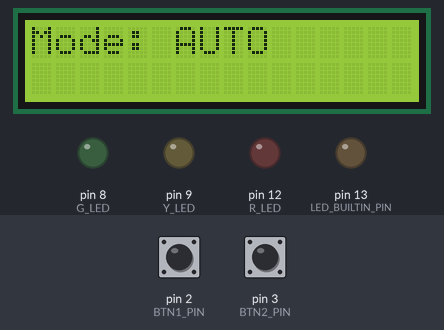
Bench run of a sketch on a simulated Arduino Uno, built with avr-gcc and run on an emulated ATmega328P. On the bench: 16×2 character LCD, output pins drawn as LEDs (lit = HIGH). The test bench sets the inputs (shaded band); at power-on: pin 2 (BTN1_PIN) LOW, pin 3 (BTN2_PIN) LOW. What the sketch prints to the serial monitor is not drawn.

Above: at 1.2 s.
1.3 s: pin 2 (BTN1_PIN) pulled HIGH for 0.15 s
At 2.1 s:
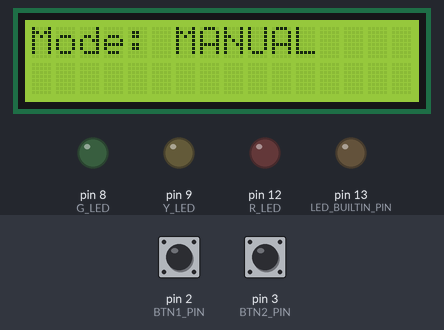
2.9 s: pin 3 (BTN2_PIN) pulled HIGH for 0.15 s
At 3.5 s:
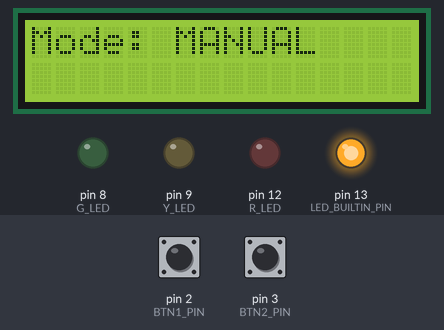
4.5 s: pin 2 (BTN1_PIN) pulled HIGH for 1 s
At 6.5 s:
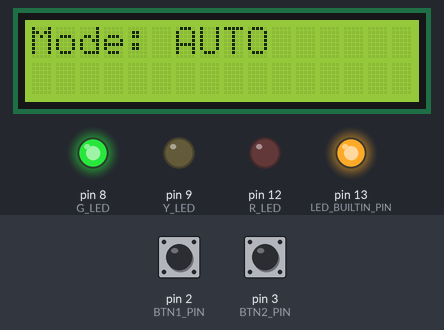
8.5 s: pin 2 (BTN1_PIN) pulled HIGH for 0.15 s
At 9.8 s:
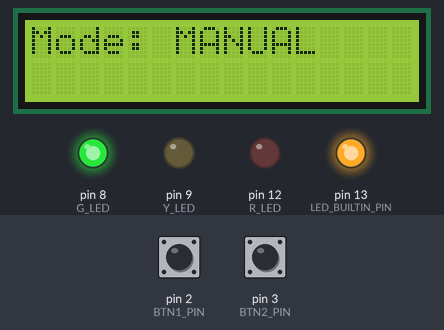
10.1 s: pin 3 (BTN2_PIN) pulled HIGH for 1 s
At 11.5 s:
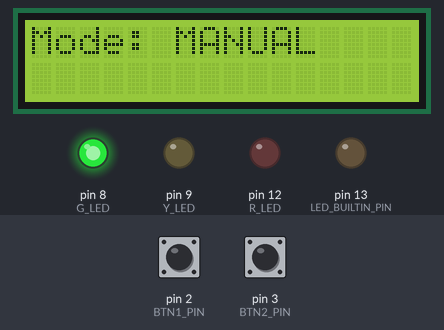
Timing chart, 0 to 13.1 s (numbered marks = the images above; inputs shaded):
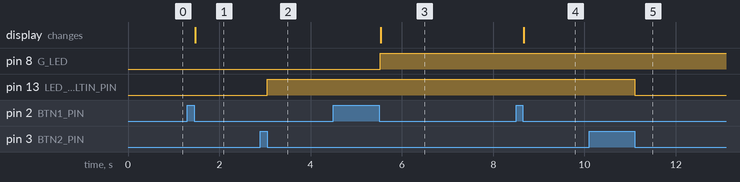

The sketch:

mini_project_arduino.ino
```cpp
/*
  blue test:
  http://www.kccistc.net/
  작성일 : 2024.03.22
  작성자 : IoT 임베디드 KSH
  수정일 : 2025.03.04
*/
#include <SoftwareSerial.h>
#include <Wire.h>
#include <MsTimer2.h>
#include <LiquidCrystal_I2C.h>
#include <time.h>

LiquidCrystal_I2C lcd(0x27, 16, 2);

#define DEBUG
#define BTN1_PIN 2  // 수동/자동 모드 전환 버튼
#define BTN2_PIN 3  // 모터 ON/OFF 버튼
#define MOTOR_PIN 6
#define LED_BUILTIN_PIN 13
#define R_LED 12
#define Y_LED 9
#define G_LED 8
#define ARR_CNT 5
#define CMD_SIZE 60

char lcdLine1[17] = "Mode: AUTO"; // 첫 번째 줄 - 모드 표시
char lcdLine2[17] = ""; // 두 번째 줄 - 센서 데이터
char sendBuf[CMD_SIZE];
char recvId[10] = "JJH_ARD";  // SQL 저장 클라이이언트 ID
char stm32Id[10] = "JHK_STM32"; // STM32 클라이언트 ID

// 버튼 상태 변수
bool lastBtn1 = LOW;       // 버튼1의 이전 상태
bool currentBtn1 = HIGH;   // 버튼1의 현재 상태
bool lastBtn2 = LOW;       // 버튼2의 이전 상태
bool currentBtn2 = HIGH;   // 버튼2의 현재 상태

bool ledOn = false;      // LED 상태
bool timerIsrFlag = false;
bool isAutoMode = true;  // 기본값은 자동 모드
unsigned int secCount;

// STM32에서 수신한 센서 값을 저장할 변수
int gas = 0;      // 가스 센서 값
int temp = 0;   // 온도 값
int humi = 0;   // 습도 값
bool gasFlag = false;
int getSensorTime;
SoftwareSerial BTSerial(10, 11); // RX ==>BT:TXD, TX ==> BT:RXD

void setup()
{
#ifdef DEBUG
  Serial.begin(115200);
  Serial.println("setup() start!");
#endif
  lcd.init();
  lcd.backlight();

  // LCD 초기 표시
  lcdDisplay(0, 0, lcdLine1);
  lcdDisplay(0, 1, lcdLine2);

  // 버튼 핀 설정
  pinMode(BTN1_PIN, INPUT);
  pinMode(BTN2_PIN, INPUT);

  pinMode(LED_BUILTIN_PIN, OUTPUT);
  pinMode(R_LED, OUTPUT);
  pinMode(Y_LED, OUTPUT);
  pinMode(G_LED, OUTPUT);

  BTSerial.begin(9600);
  MsTimer2::set(1000, timerIsr);
  MsTimer2::start();
}

void loop()
{
  if (BTSerial.available())
    bluetoothEvent();

  if (timerIsrFlag)
  {
    timerIsrFlag = false;

    if(getSensorTime != 0 && !(secCount % getSensorTime)) {
      char tempStr[5];
      char humiStr[5];
      dtostrf(temp, 4, 1, tempStr);
      dtostrf(humi, 4, 1, humiStr);
      sprintf(sendBuf,"[%s]SENSOR@%d@%s@%s\r\n",recvId,gas,tempStr,humiStr);
      BTSerial.write(sendBuf);
    }

    // 가스 값이 변경되었을 때 알림 전송 (500 기준)
    if ((gas >= 500) && !gasFlag) {
      gasFlag = true;
      sprintf(sendBuf, "[%s]GAS@%d\n", recvId, gas);
      BTSerial.write(sendBuf);
    }
    else if ((gas < 500) && gasFlag) {
      gasFlag = false;
      sprintf(sendBuf, "[%s]GAS@%d\n", recvId, gas);
      BTSerial.write(sendBuf);
    }
  }

  // 버튼1(모드 전환) 처리
  currentBtn1 = debounce(lastBtn1, BTN1_PIN);
  if (lastBtn1 == HIGH && currentBtn1 == LOW) {  // 버튼1을 눌렀을 때
    isAutoMode = !isAutoMode;  // 모드 전환
    updateModeDisplay();       // LCD 표시 업데이트

    // 자동 모드로 전환 시 모터 제어 초기화 (가스 값에 따라 자동 제어됨)
    if (isAutoMode) {
      // LED 초기화
      digitalWrite(R_LED, LOW);
      digitalWrite(Y_LED, LOW);
      digitalWrite(G_LED, LOW);
      // 현재 가스 값에 따라 모터 제어
      controlMotorByGas(gas);
    }
  }
  lastBtn1 = currentBtn1;

  // 버튼2(수동 모드에서 모터 ON/OFF) 처리
  currentBtn2 = debounce(lastBtn2, BTN2_PIN);
  if (lastBtn2 == HIGH && currentBtn2 == LOW) {  // 버튼2를 눌렀을 때
    if (!isAutoMode) {  // 수동 모드일 때만 동작
      ledOn = !ledOn;
      digitalWrite(LED_BUILTIN_PIN, ledOn);

      // 모터 ON/OFF 명령 전송
      sprintf(sendBuf, "[%s]MOTOR@%s\n", stm32Id, ledOn ? "ON" : "OFF");
      BTSerial.write(sendBuf);

#ifdef DEBUG
      Serial.print("Manual motor control: ");
      Serial.println(sendBuf);
#endif
    }
  }
  lastBtn2 = currentBtn2;

#ifdef DEBUG
  if (Serial.available())
    BTSerial.write(Serial.read());
#endif
}

void bluetoothEvent()
{
  int i = 0;
  char * pToken;
  char * pArray[ARR_CNT] = {0};
  char recvBuf[CMD_SIZE] = {0};
  int len = BTSerial.readBytesUntil('\n', recvBuf, sizeof(recvBuf) - 1);

  Serial.print("Recv : ");
  Serial.println(recvBuf);

  pToken = strtok(recvBuf, "[@]");
  while (pToken != NULL)
  {
    pArray[i] =  pToken;
    if (++i >= ARR_CNT)
      break;
    pToken = strtok(NULL, "[@]");
  }
  Serial.println(pArray[0]);
  // STM32에서 오는 메시지만 처리 (ALLMSG 또는 JHK_STM32에서 오는 메시지)

    //Serial.print("allmsg or stm32 ");
    // SENSOR 데이터 수신 (STM32에서 보내는 센서 값)
    if (!strcmp(pArray[0], "SENSOR") && i >= 4) {
      //Serial.print("data saving ");
      // 가스, 온도, 습도 값 저장
      gas = atoi(pArray[1]); // pArray[1]은 "SENSOR", pArray[2]는 가스 값
      //Serial.print("gas: ");
      //Serial.println(gas);
      temp = atoi(pArray[2]); // pArray[3]은 온도 값
      //Serial.print("temp: ");
      //Serial.println(temp);
      humi = atoi(pArray[3]); // pArray[4]은 습도 값
      //Serial.print("humi: ");
      //Serial.println(humi);
      // LCD에 표시 (두 번째 줄)
      sprintf(lcdLine2, "G:%d T:%d H:%d", gas, temp, humi);
      lcdDisplay(0, 1, lcdLine2);

      // 자동 모드일 때만 LED 제어 및 모터 명령 전송
      if (isAutoMode) {
        controlMotorByGas(gas);
      }
    }

  // 서버 연결 관련 메시지는 항상 처리
  if (!strncmp(pArray[1], " New", 4)) // New Connected
  {
    return;
  }
  else if (!strncmp(pArray[1], " Alr", 4)) //Already logged
  {
    return;
  }
}

void lcdDisplay(int x, int y, char * str)
{
  int len = 16 - strlen(str);
  lcd.setCursor(x, y);
  lcd.print(str);
  for (int i = len; i > 0; i--)
    lcd.write(' ');
}

// LCD에 현재 모드 표시 업데이트 (첫 번째 줄)
void updateModeDisplay()
{
  sprintf(lcdLine1, "Mode: %s", isAutoMode ? "AUTO" : "MANUAL");
  lcdDisplay(0, 0, lcdLine1);

#ifdef DEBUG
  Serial.print("Mode changed to: ");
  Serial.println(isAutoMode ? "AUTO" : "MANUAL");
#endif
}

void timerIsr()
{
  timerIsrFlag = true;
  secCount++;
}

// 확장된 debounce 함수 - 특정 핀을 매개변수로 받음
bool debounce(bool last, int pin)
{
  bool current = digitalRead(pin);
  if (last != current)
  {
    delay(5);
    current = digitalRead(pin);
  }
  return current;
}

// 가스 값에 따라 모터를 제어하는 함수
void controlMotorByGas(int gasValue) {
  if (gasValue >= 1000) {
    digitalWrite(R_LED, HIGH);
    digitalWrite(Y_LED, LOW);
    digitalWrite(G_LED, LOW);
    sprintf(sendBuf, "[%s]MOTOR@3\n", stm32Id);
    BTSerial.write(sendBuf);
    Serial.print("Send motor command: ");
    Serial.println(sendBuf);
  }
  else if (gasValue >= 301 && gasValue <= 999) {
    digitalWrite(R_LED, LOW);
    digitalWrite(Y_LED, HIGH);
    digitalWrite(G_LED, LOW);
    sprintf(sendBuf, "[%s]MOTOR@2\n", stm32Id);
    BTSerial.write(sendBuf);
    Serial.print("Send motor command: ");
    Serial.println(sendBuf);
  }
  else if (gasValue <= 300) {
    digitalWrite(R_LED, LOW);
    digitalWrite(Y_LED, LOW);
    digitalWrite(G_LED, HIGH);
    sprintf(sendBuf, "[%s]MOTOR@1\n", stm32Id);
    BTSerial.write(sendBuf);
    Serial.print("Send motor command: ");
    Serial.println(sendBuf);
  }
}
```

Measured:
- after the input at 1.3 s, the display: changes after 0.17 s (image 1)
- after the input at 2.9 s, pin 13 (LED_BUILTIN_PIN): LOW → HIGH after 0.16 s
- after the input at 4.5 s, pin 8 (G_LED): LOW → HIGH after 1.0 s; the display: changes after 1.0 s (image 3)
- after the input at 8.5 s, the display: changes after 0.17 s (image 4)
- after the input at 10.1 s, pin 13 (LED_BUILTIN_PIN): HIGH → LOW after 1.0 s
